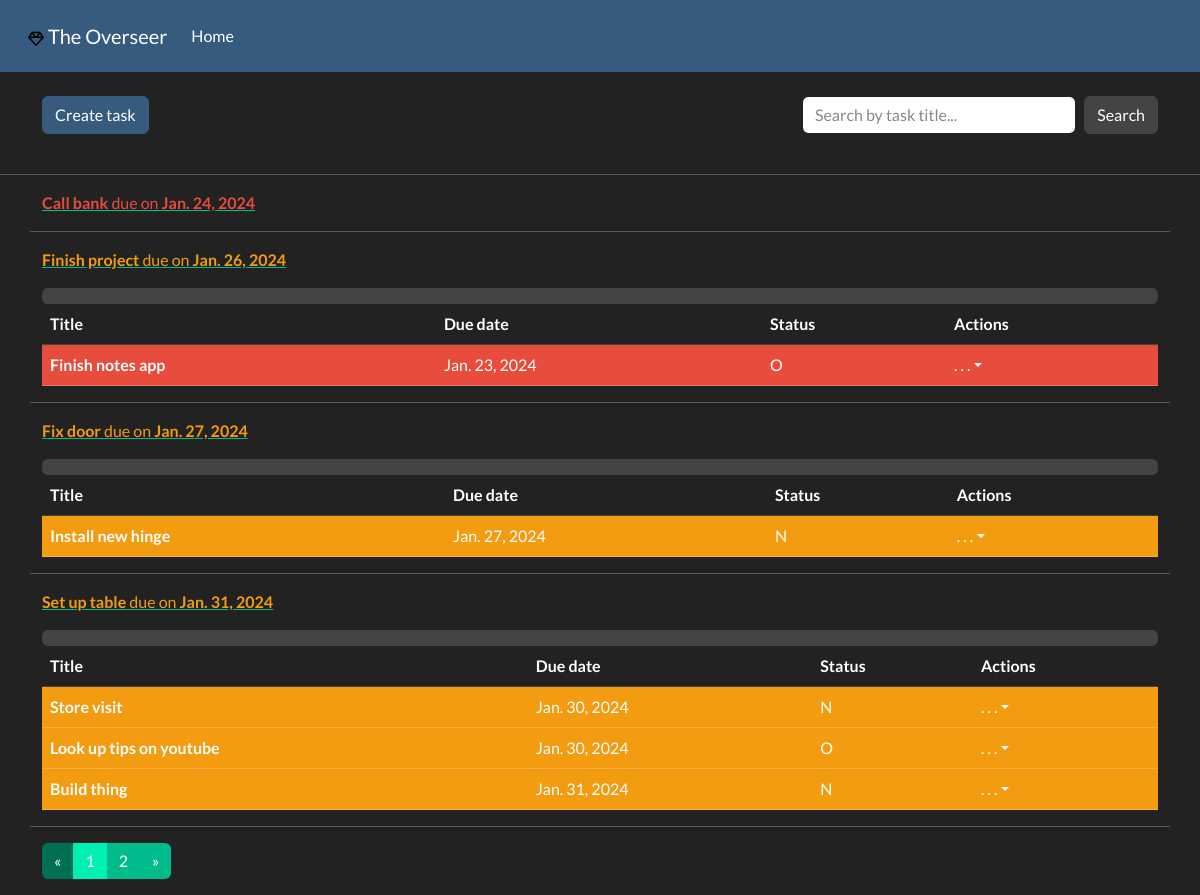
/tasks/, run on the app's committed database.
### overseer/models.py (models this page shows, shortened)
class Task(models.Model):
    title = models.CharField(max_length=200)
    pub_date = models.DateTimeField(verbose_name='Creation date', auto_now_add=True)
    due_date = models.DateField(verbose_name='Due date')
    class Meta:
        ordering = ['due_date']
    @property
    def severity(self):
        remaining_days = self.due_date - timezone.now().date()
        if remaining_days <= timezone.timedelta(days=0):
            return 'danger'
        elif remaining_days <= timezone.timedelta(days=7):
            return 'warning'
        elif remaining_days <= timezone.timedelta(days=14):
            return 'info'
        else:
            return 'light'
    @property
    def progress(self):
        progress = 0
        for subtask in self.subtasks.all():
            progress += 1 if subtask.status == 'C' else 0
        return progress
    @property
    def progress_percentage(self):
        subtask_num = self.subtasks.all().count() if self.subtasks.all().count() != 0 else 1
        return str(round(100 / subtask_num * self.progress, 2)) + '%'

class SubTask(models.Model):
    title = models.CharField(max_length=100)
    pub_date = models.DateTimeField(verbose_name='Creation date', auto_now_add=True)
    due_date = models.DateField(verbose_name='Due date')
    content = HTMLField()
    STATUS_LIST = (
        ('O', 'Ongoing'),
        ('C', 'Complete'),
        ('N', 'Not started')
    )
    status = models.CharField(choices=STATUS_LIST, max_length=1, verbose_name='Status')
    main_task = models.ForeignKey(Task, on_delete=models.CASCADE, related_name='subtasks')
    @property
    def severity(self):
        remaining_days = self.due_date - timezone.now().date()
        if remaining_days <= timezone.timedelta(days=0):
            return 'danger'
        elif remaining_days <= timezone.timedelta(days=7):
            return 'warning'
        elif remaining_days <= timezone.timedelta(days=14):
            return 'info'
        else:
            return 'light'
    class Meta:
        ordering = ['due_date']

### overseer/views.py (the view)
# urls.py: path('', views.index, name='currency-index'),
def index(request):
    if request.method == 'POST':
        query_text = request.POST['search_text']
        task_list = Task.objects.filter(title__icontains=query_text)
    else:
        task_list = Task.objects.all()
    paginator = Paginator(task_list, 4)
    page_number = request.GET.get('page')
    paged_tasks = paginator.get_page(page_number)
    context = {
        'task_list': paged_tasks,
    }
    return render(request, 'overseer/index.html', context=context)

### overseer/templatetags/overseer_extras.py (called while the page is built)
@register.inclusion_tag('overseer/pagination.html')
def paginate(paginated_obj):
    return {'page_obj': paginated_obj}

### overseer/templates/overseer/index.html (shortened to what this page needs)
{% extends 'overseer/base.html' %}
{% block content %}
{% load overseer_extras %}
<br>
<div class="container">
    <div class="row">
        <div class="col-4">
            <a type="button" class="btn btn-primary" href="{% url 'task-create'%}">Create task</a>
        </div>
        <div class="col-4"></div>
        <div class="col-4">
            <form class="d-flex" method="post">
                <input class="form-control me-sm-2" type="search" placeholder="Search by task title..." name="search_text">
                <button class="btn btn-secondary my-2 my-sm-0" type="submit">Search</button>
            </form>
        </div>
    </div>
</div>
<br>
<hr>
{% for task in task_list %}
    <div class="container">
        <div class="row">
            <div class="col-12">
                <a href="{% url 'task-detail' task.id %}">
                    <p class="text-{{ task.severity }}"><b>{{ task.title }}</b> due on <b>{{ task.due_date }}</b></p>
                </a>
                {% if task.subtasks.all.count > 0 %}
                <div class="progress">
                </div>
                <table class="table table-hover">
                    <thead>
                    <tr>
                        <th scope="col">Title</th>
                        <th scope="col">Due date</th>
                        <th scope="col">Status</th>
                        <th scope="col">Actions</th>
                    </tr>
                    </thead>
                    <tbody>
                    {% for subtask in task.subtasks.all %}
                    <tr class="table-{{ subtask.severity }}">
                        <th scope="row">{{ subtask.title }}</th>
                        <td>{{ subtask.due_date }}</td>
                        <td>{{ subtask.status }}</td>
                        <td>
                            <a class="nav-link dropdown-toggle" data-bs-toggle="dropdown" href="#" role="button" aria-haspopup="true" aria-expanded="false">. . .</a>
                        </td>
                    </tr>
                    </tbody>
                    {% endfor %}
                </table>
                {% endif %}
            </div>
            <hr>
        </div>
    </div>
{% endfor %}
<div class="container">
    <div class="row">
        {% paginate task_list %}
    </div>
</div>
{% endblock %}

### data on the page
Task: title "Call bank", due_date "Jan. 24, 2024"
Task: title "Finish project", due_date "Jan. 26, 2024"
SubTask: title "Finish notes app", due_date "Jan. 23, 2024", status "O"
Task: title "Fix door", due_date "Jan. 27, 2024"
SubTask: title "Install new hinge", due_date "Jan. 27, 2024", status "N"
Task: title "Set up table", due_date "Jan. 31, 2024"
SubTask: title "Store visit", due_date "Jan. 30, 2024", status "N"
SubTask: title "Look up tips on youtube", due_date "Jan. 30, 2024", status "O"
SubTask: title "Build thing", due_date "Jan. 31, 2024", status "N"

### other printed values
{{ page_number }} "1" "2"
